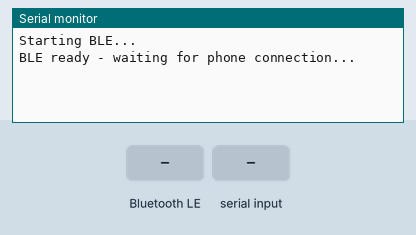
This sketch was run on a simulated ESP32. Shown: the last lines printed to the serial monitor. The test bench sets the inputs (shaded band). Nothing arrives over Bluetooth unless stated; a phone connects over Bluetooth LE 3 s after start.

Above: at 2.2 s.
2.3 s: Bluetooth LE write "1" received
At 3.5 s:
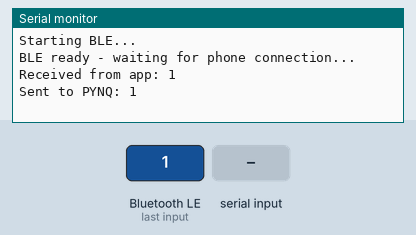
3.8 s: "1" received over the second serial link
At 4.9 s:
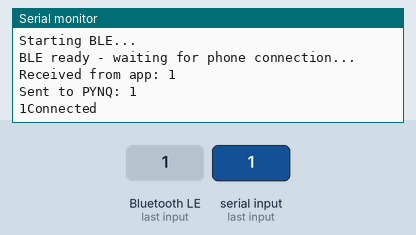
5.3 s: "0" received over the second serial link
At 6.0 s:
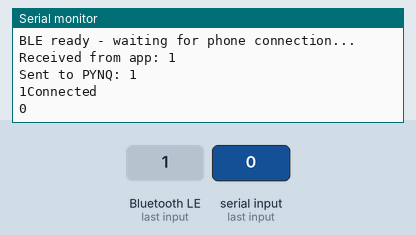
6.8 s: Bluetooth LE write "0" received
At 7.1 s:
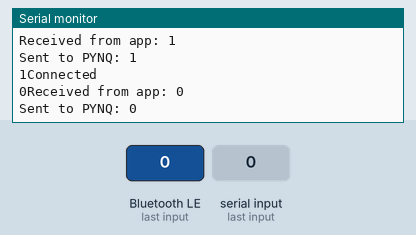

Measured:
- after the input at 2.3 s, the serial monitor: prints a new line at once (image 1)
- after the input at 3.8 s, the serial monitor: prints a new line at once (image 2)
- after the input at 5.3 s, the serial monitor: prints a new line at once (image 3)
- after the input at 6.8 s, the serial monitor: prints a new line at once (image 4)

The sketch:

esp32_pynq_bridge_v2.ino
```cpp
/*
 * ESP32 BLE-to-UART Bridge for PYNQ-Z2 Audio Controller
 *
 * Phone (BLE) -> ESP32 -> UART (9600 8N1) -> PYNQ AXI UART Lite
 *
 * Wiring (DO NOT CHANGE — matches the prebuilt PYNQ hardware wrapper):
 *   ESP32 TX (GPIO21) -> PYNQ Arduino header AR0 (T14)
 *   ESP32 RX (GPIO20) -> PYNQ Arduino header AR1 (U12)
 *   GND               -> PYNQ Arduino GND
 *
 * Latency: we advertise a preferred 15-30 ms connection interval. iOS reads
 * these preferred params and uses them instead of drifting to a slow 1-2 s
 * interval. 15 ms is Apple's minimum for a BLE accessory. This approach works
 * on both BLE stacks (Bluedroid and NimBLE), so it always compiles.
 */

#include <BLEDevice.h>
#include <BLEServer.h>
#include <BLEUtils.h>
#include <BLE2902.h>

#define SERVICE_UUID        "12345678-1234-1234-1234-123456789abc"
#define CHARACTERISTIC_UUID "abcd1234-ab12-ab12-ab12-abcdef123456"

/* Preferred connection interval (units of 1.25 ms).
 * 0x0C = 15 ms, 0x18 = 30 ms. Apple requires min >= 15 ms and max >= min + 15 ms. */
#define CONN_INT_MIN   0x0C   /* 15 ms */
#define CONN_INT_MAX   0x18   /* 30 ms */

BLECharacteristic *pCharacteristic;
bool deviceConnected = false;

class MyServerCallbacks : public BLEServerCallbacks {
    /* 1-arg overload exists on every BLE stack — keeps this portable. */
    void onConnect(BLEServer *pServer) override {
        deviceConnected = true;
        Serial.println("Connected");
    }
    void onDisconnect(BLEServer *pServer) override {
        deviceConnected = false;
        BLEDevice::startAdvertising();   /* allow immediate reconnect */
        Serial.println("Disconnected - advertising again");
    }
};

class MyCallbacks : public BLECharacteristicCallbacks {
    void onWrite(BLECharacteristic *pChar) override {
        String value = pChar->getValue().c_str();
        if (value.length() > 0) {
            Serial.print("Received from app: ");
            Serial.println(value);
            Serial1.print(value);          /* forward verbatim (app already appends '\n') */
            Serial1.flush();               /* push bytes out before returning */
            Serial.print("Sent to PYNQ: ");
            Serial.println(value);
        }
    }
};

void setup()
{
    Serial.begin(115200);
    Serial1.begin(9600, SERIAL_8N1, 20, 21);   /* RX=20, TX=21 — fixed by PYNQ wrapper */
    delay(1000);

    Serial.println("Starting BLE...");

    BLEDevice::init("PYNQ-Audio-Controller");
    BLEServer  *pServer  = BLEDevice::createServer();
    pServer->setCallbacks(new MyServerCallbacks());
    BLEService *pService = pServer->createService(SERVICE_UUID);

    pCharacteristic = pService->createCharacteristic(
        CHARACTERISTIC_UUID,
        BLECharacteristic::PROPERTY_WRITE    |   /* write with response                    */
        BLECharacteristic::PROPERTY_WRITE_NR     /* write without response (iOS fast path) */
    );
    pCharacteristic->setCallbacks(new MyCallbacks());

    pService->start();

    BLEAdvertising *pAdvertising = BLEDevice::getAdvertising();
    pAdvertising->addServiceUUID(SERVICE_UUID);
    pAdvertising->setScanResponse(true);
    /* Advertise the preferred low-latency interval (15-30 ms). */
    pAdvertising->setMinPreferred(CONN_INT_MIN);
    pAdvertising->setMaxPreferred(CONN_INT_MAX);
    pAdvertising->start();

    Serial.println("BLE ready - waiting for phone connection...");
}

void loop()
{
    /* Echo any PYNQ responses (STATUS / logs) to the USB serial monitor. */
    while (Serial1.available()) {
        Serial.write(Serial1.read());
    }
}
```
